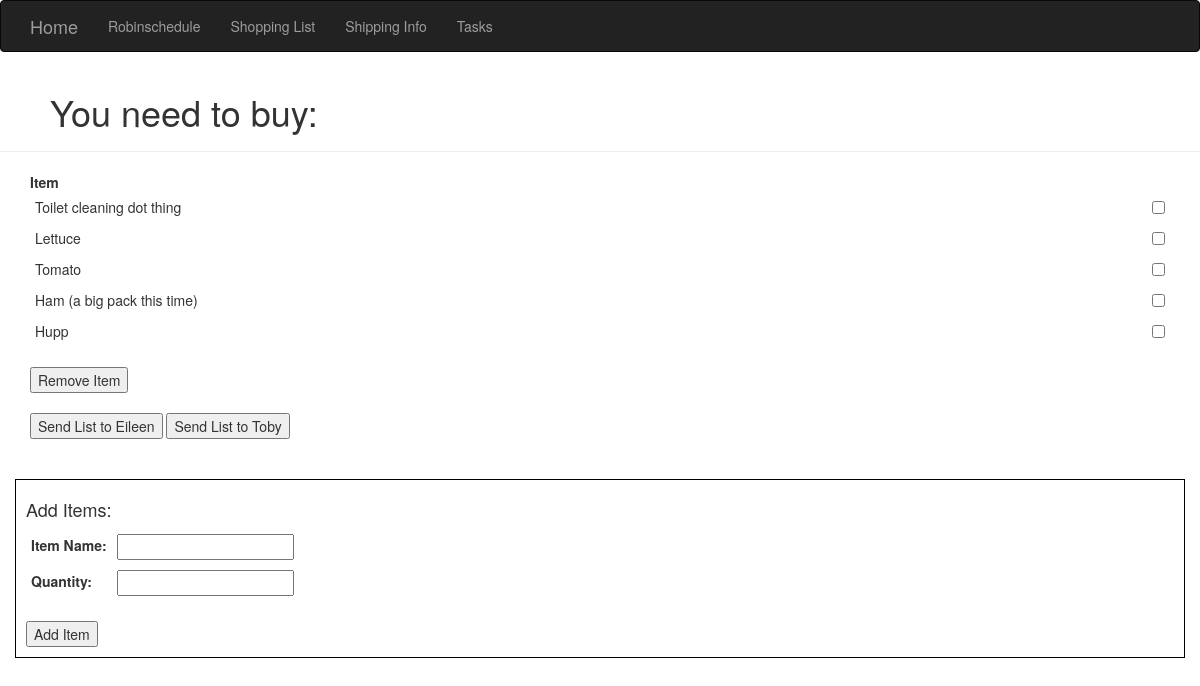
The app's page /shopping, older data.
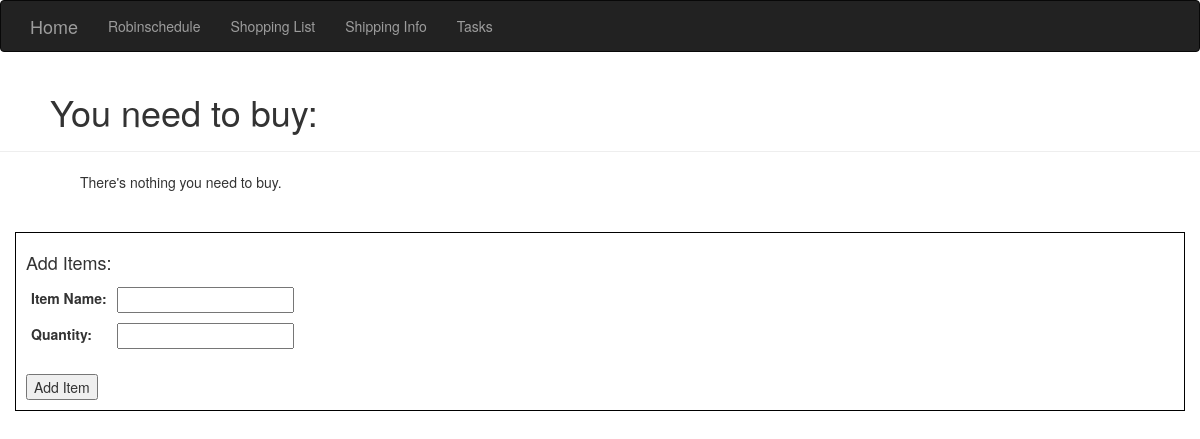
The same page, newer data.
### homeSite.py (models this page shows, shortened)
class Grocery(db.Model):
    __tablename__ = 'groceries'
    id = db.Column(db.Integer, primary_key=True)
    itemName = db.Column(db.String(64), unique=True)
    quantity = db.Column(db.Integer) #Setting quantity to optional so 'rice' doesn't need a quantity

### homeSite.py (the view, shortened to what this page needs)
@app.route('/shopping', methods=['GET', 'POST'])
def shopping():
    shoppingItems = Grocery.query.all()
    recipientEmailAddress = None
    return render_template('shopping.html', items=shoppingItems)

### templates/shopping.html (shortened to what this page needs)
{% extends "base.html" %}
{% block content %}
<div class="page-header" style="padding-left: 50px;">
    <h1>You need to buy:</h1>
</div>
<div class="container">
    {% if items %}
    <form method="POST" name="itemsToRemove">
    <table>
        <tr>
            <th style="width: 90%;">
                Item
            </th>
            <th style="width: 10%;">
            </th>
        </tr>
        {% for item in items %}
            <tr>
                <td>
                    {{item.itemName}}
                </td>
                <td>
                </td>
                <td><input type="checkbox" name="itemToRemove" value="{{item.itemName}}"></td>
            </tr>
        {% endfor %}
    </table>
    <br/>
    <input type="submit" name="remove" value="Remove Item">
</form>
    <br/>
    <form method="POST">
        <input type="submit" name="eileen" value="Send List to Eileen">
        <input type="submit" name="toby" value="Send List to Toby">
    </form>
    {% else %}
        <div class="list-group-heading" style="padding-left: 50px;">
            There's nothing you need to buy.
        </div>
    {% endif %}
</div>
<br>
<br>
<div class="container" style="border: 1px solid black; padding: 10px;">
    <form method=POST name="addItem">
        <table>
            <tr>
                <th colspan="2">
                    <h4>Add Items:</h4>
                </th>
            </tr>
            <tr>
                <td>
                    <label for="itemName">Item Name:</label>
                </td>
                <td>
                    <input type="text" id="itemName" name="itemName" required>
                </td>
            </tr>
            <tr>
                <td>
                    <label for="itemQuant">Quantity:</label>
                </td>
                <td>
                    <input type="number" id="itemQuant" name="itemQuant" min='1'>
                </td>
            </tr>
            <tr style="height: 20px;">
            </tr>
        </table>
    <input type="submit" name="addItem" value="Add Item">
    </form>
</div>
<br/>
{% endblock %}

### templates/base.html (shortened to what this page needs)
{% extends "bootstrap/base.html" %}
{% block navbar %}
<div class="navbar navbar-inverse" role="navigation">
    <div class="container">
        <div class="navbar-header">
            <a class="navbar-brand" href="/">Home</a>
        </div>
        <div class="navbar-collapse collapse">
            <ul class="nav navbar-nav">
                <li><a href="/schedule">Robinschedule</a></li>
                <li><a href="/shopping">Shopping List</a></li>
                <li><a href="/shipping">Shipping Info</a></li>
                <li><a href="/tasks">Tasks</a></li>
            </ul>
        </div>
    </div>
</div>
{% endblock %}

### templates/shopping.html (style rules this page uses)
td { padding:5px }

Row changes from the older to the newer data that the page shows:
removed Grocery: itemName "Toilet cleaning dot thing"
removed Grocery: itemName "Lettuce"
removed Grocery: itemName "Tomato"
removed Grocery: itemName "Ham (a big pack this time)"
removed Grocery: itemName "Hupp"
Text that changed along with them:
form field remove: "Remove Item" → (not shown)
form field eileen: "Send List to Eileen" → (not shown)
form field toby: "Send List to Toby" → (not shown)
text no longer shown: "Item"
text now shown: "There's nothing you need to buy."
